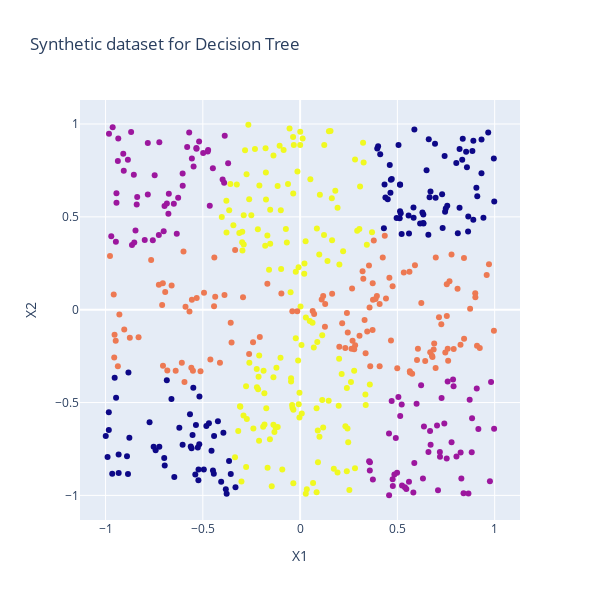

Notebook source saved alongside this figure:
### Code cell
X, y = synthetic_dataset_dt(n_samples=500, random_state=1505)
correlation = np.corrcoef(X[:,0], X[:,1])[0,1]
print("Correlation:", correlation)
draw_plot(X,y,"Synthetic dataset for Decision Tree")

### Figure 1 — Plotly figure (JSON) as saved in the notebook; plotly's stock layout.template omitted (floating-point values rounded to 4 significant figures; data arrays with more than 128 entries replaced by an {"elided": "..."} marker saying what was removed)
{"data": [{"marker": {"color": {"elided": "500 int values"}}, "mode": "markers", "type": "scatter", "x": {"elided": "500 float values"}, "y": {"elided": "500 float values"}}], "layout": {"height": 600, "showlegend": false, "title": {"text": "Synthetic dataset for Decision Tree"}, "width": 600, "xaxis": {"title": {"text": "X1"}}, "yaxis": {"title": {"text": "X2"}}}}
